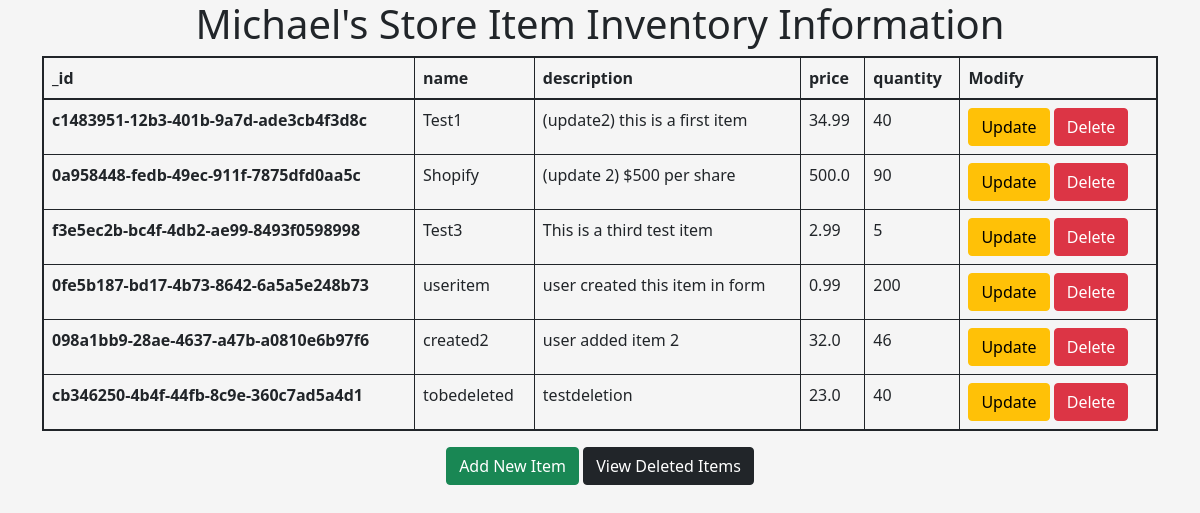
Before: / with the older database file.
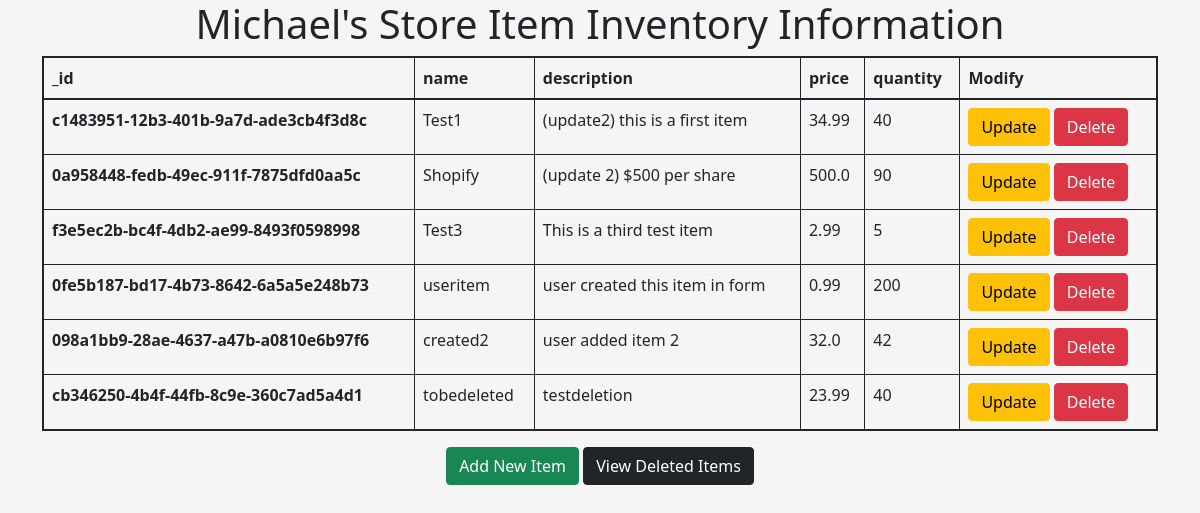
After: the same page with the newer database file.
### inventory/models.py (models this page shows, shortened)
class Item(models.Model):
    id = models.UUIDField(default=uuid.uuid4, unique=True, primary_key=True, editable=False)
    name = models.CharField(max_length=200)
    description = models.CharField(max_length=2500)
    price = models.FloatField(validators=[validators.MinValueValidator(0.01)]) # price
    quantity = models.PositiveIntegerField()
    deleted = models.BooleanField(default=False)
    deleted_comments = models.CharField(max_length=2500, default="")

### inventory/views.py (the view)
# urls.py: path('', views.read_items, name='read-inventory'),
def read_items(request):
    items = Item.objects.all()
    inventory = [i for i in items if i.deleted == False]
    context = {
        'inventory': inventory,
    }
    return render(request, 'inventory/read.html', context)

### inventory/templates/inventory/read.html (shortened to what this page needs)
{% extends 'shared.html' %}
{% block content %}
    <h1 style="text-align: center;">Michael's Store Item Inventory Information</h1>
    <table class="table table-bordered" style="border: 2px solid">
        <thead class = "thead-dark">
            <tr>
                <th scope="col">_id</th>
                <th scope="col">name</th>
                <th scope="col">description</th>
                <th scope="col">price</th>
                <th scope="col">quantity</th>
                <th scope="col">Modify</th>
            </tr>
        </thead>
        <tbody>
            {% for item in inventory %}
                <tr>
                    <th scope="row">{{ item.id }}</th>
                    <td>{{ item.name }}</tf>
                    <td>{{ item.description }}</td>
                    <td>{{ item.price }}</td>
                    <td>{{ item.quantity }}</td>
                    <td>
                        <a href="{% url 'update-item' item.id %}"><button type="button" class="btn btn-warning">Update</button></a>
                        <a href="{% url 'delete-item' item.id %}"><button type="button" class="btn btn-danger">Delete</button></a>
                    </td>
                </tr>
            {% endfor %}
        </tbody>
    </table>
    <div class="text-center">
        <a href="{% url 'create-item' %}"><button type="button" class="btn btn-success">Add New Item</button></a>
        <a href="{% url 'view-deleted' %}"><button type="button" class="btn btn-dark">View Deleted Items</button></a>
    </div>
{% endblock content %}

Changed rows visible on the page:
changed Item "098a1bb9-28ae-4637-a47b-a0810e6b97f6": quantity "46" → "42"
changed Item "cb346250-4b4f-44fb-8c9e-360c7ad5a4d1": price "23.0" → "23.99"
